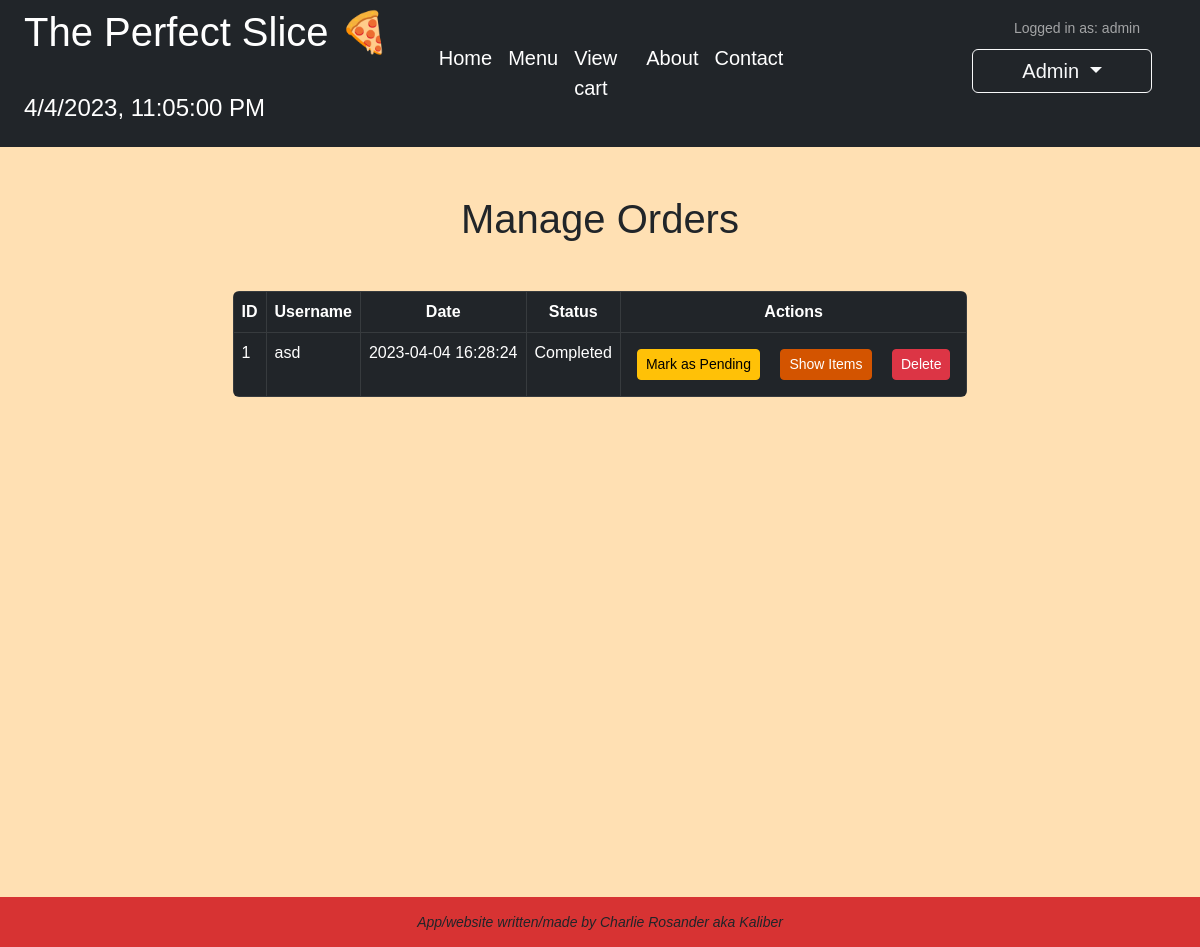
The app's page /orders (signed in), older data.
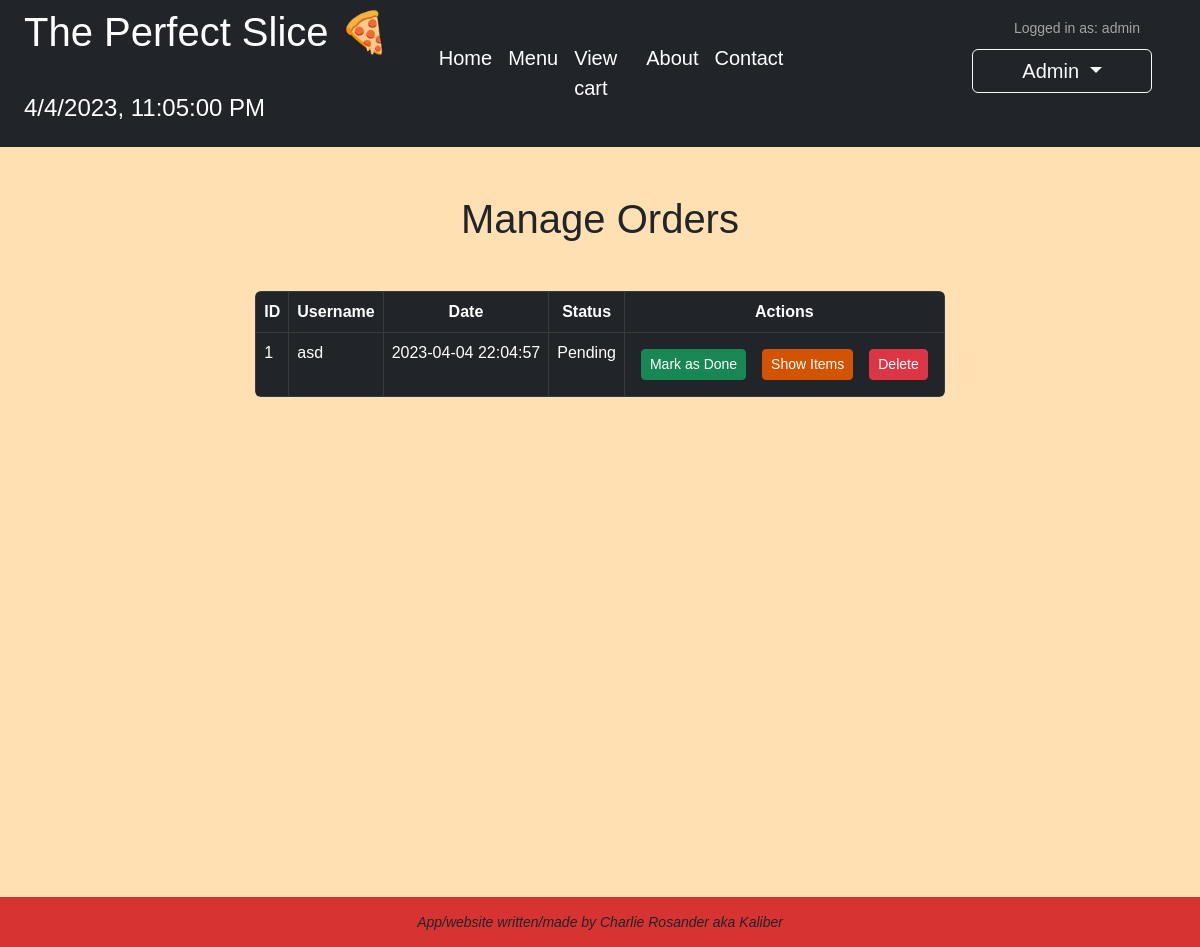
The same page, newer data.
### app.py (models this page shows)
class Orders(db.Model):
    id = db.Column(db.Integer, primary_key=True)
    username = db.Column(db.String(80), nullable=False)
    date = db.Column(db.String(80), nullable=False)
    completed = db.Column(db.Boolean, default=False, nullable=False)
    items = db.relationship('OrderItems', cascade="all, delete", backref='order')

### app.py (the view)
@app.route('/orders')
def orders():
    if session.get('user') == 'admin':
        orders = Orders.query.all()
        return render_template('orders.html', orders=orders)
    else:
        return redirect(url_for('login'))

### templates/orders.html (shortened to what this page needs)
{% extends "index.html" %}
{% block content %}
<section class="intro">
    <div class="gradient-custom-2 my-5 ">
        <div class="mask d-flex align-items-center">
            <div class="container">
                <div class="row justify-content-center">
                    <div class="col-12">
                        <h1 class="text-center text mb-5">Manage Orders</h1>
                        <div class="table-responsive rounded">
                            <table class="table table-dark table-bordered mb-0">
                                <thead>
                                    <tr>
                                        <th>ID</th>
                                        <th>Username</th>
                                        <th>Date</th>
                                        <th>Status</th>
                                        <th>Actions</th>
                                    </tr>
                                </thead>
                                <tbody>
                                    {% for order in orders %}
                                    <tr>
                                        <td>{{ order.id }}</td>
                                        <td>{{ order.username }}</td>
                                        <td>{{ order.date }}</td>
                                        {% if not order.completed %}
                                        <td>Pending</td>
                                        {% else %}
                                        <td>Completed</td>
                                        {% endif %}
                                        <td>
                                            <div class="action-buttons">
                                                {% if not order.completed %}
                                                <form action="{{ url_for('mark_order_as_done', order_id=order.id) }}"
                                                    method="post">
                                                    <button type="submit" class="btn btn-success btn-sm mx-2 my-2">
                                                        Mark as Done
                                                    </button>
                                                </form>
                                                {% else %}
                                                <form action="{{ url_for('mark_order_as_pending', order_id=order.id) }}"
                                                    method="post">
                                                    <button type="submit" class="btn btn-warning btn-sm mx-2 my-2">
                                                        Mark as Pending
                                                    </button>
                                                {% endif %}
                                                <button type="button"
                                                    class="btn btn-primary btn-sm show-items mx-2 my-2"
                                                    data-bs-toggle="collapse" data-bs-target="#items-{{ order.id }}"
                                                    data-order-id="{{ order.id }}">Show Items
                                                </button>
                                                <form action="{{ url_for('delete_order', order_id=order.id) }}"
                                                    method="post">
                                                    <button type="submit" class="btn btn-danger btn-sm mx-2 my-2">
                                                        Delete
                                                    </button>
                                                </form>
                                            </div>
                                        </td>
                                    </tr>
                                    {% endfor %}
                                </tbody>
                            </table>
                        </div>
                    </div>
                </div>
            </div>
        </div>
    </div>
</section>
{% endblock %}

### templates/index.html (shortened to what this page needs)
{% extends "layout.html" %}

### templates/layout.html (shortened to what this page needs)
<!DOCTYPE html>
<html lang="en">
<head>
    <link href="https://cdn.jsdelivr.net/npm/bootstrap@5.3.0-alpha1/dist/css/bootstrap.min.css" rel="stylesheet"
>
    <link rel="stylesheet" href="/static/stylesheet.css">
</head>
<body>
    <header id="header">
        <nav class="navbar navbar-expand-lg navbar-dark bg-dark">
            <div class="container-fluid" id="col-container">
                <div class="row w-100 h-100 mx-auto align-content-center">
                    <div class="col">
                        <a class="navbar-brand" href="{{ url_for('index') }}">
                            <h1>The Perfect Slice 🍕</h1>
                        </a>
                        <div id="timeanddate" style="min-height: 28.8px; min-width: 382.783px;">
                            <h4>
                                <p id="current-datetime"></p>
                            </h4>
                        </div>
                    </div>
                    <div class="col d-flex justify-content-center align-content-center">
                        <div class="d-flex">
                            <div class="collapse navbar-collapse" id="navbarNav">
                                <ul class="navbar-nav">
                                    <li class="nav-item">
                                        <a class="nav-link active fs-5" aria-current="page"
                                            href="{{ url_for('index') }}">Home</a>
                                    </li>
                                    <li class="nav-item">
                                        <a class="nav-link active fs-5" aria-current="page"
                                            href="{{ url_for('menu') }}">Menu</a>
                                    </li>
                                    <li class="nav-item">
                                        <a class="nav-link active fs-5" aria-current="page"
                                            href="{{ url_for('cart') }}">View
                                            cart</a>
                                    </li>
                                    <li class="nav-item">
                                        <a class="nav-link active fs-5" aria-current="page"
                                            href="{{ url_for('about') }}">About</a>
                                    </li>
                                    <li class="nav-item">
                                        <a class="nav-link active fs-5" aria-current="page"
                                            href="{{ url_for('contact') }}">Contact</a>
                                    </li>
                                </ul>
                            </div>
                        </div>
                    </div>
                    <div class="col">
                        <div class="d-grid mx-3">
                            <div class="d-grid ms-auto">
                                <small id="logged-in-div">
                                    {% if session.get("user") %}
                                    Logged in as:
                                    {% if session.get("user") %}
                                    {{ session["user"] }}
                                    {% endif %}
                                    {% else %}
                                    Not logged in
                                    {% endif %}
                                </small>
                            </div>
                            {% if not "admin" in session["user"] %}
                            <span class="dropdown ms-auto">
                                <button class="btn btn-outline-light me-2 dropdown-toggle" type="button"
                                    id="dropdownMenuButton1" data-bs-toggle="dropdown" aria-expanded="false">
                                    Profile
                                </button>
                                <ul class="dropdown-menu" aria-labelledby="dropdownMenuButton1">
                                    <li><a class="dropdown-item" href="cart">View cart</a></li>
                                    {% if "guest" in session.get("user", "") %}
                                    <li><a class="dropdown-item" href="signup">Register</a></li>
                                    <li><a class="dropdown-item" href="logout">Log out</a></li>
                                    {% else %}
                                    <li><a class="dropdown-item" href="profile">Profile</a></li>
                                    <li><a class="dropdown-item" href="logout">Log out</a></li>
                                    {% endif %}
                                </ul>
                            </span>
                            {% elif "admin" in session["user"] %}
                            <span class="dropdown ms-auto">
                                <button class="btn btn-outline-light me-2 dropdown-toggle" type="button"
                                    id="dropdownMenuButton1" data-bs-toggle="dropdown" aria-expanded="false">
                                    Admin
                                </button>
                            </span>
                            {% endif %}
                        </div>
                    </div>
                </div>
            </div>
        </nav>
    </header>
    <div id="bodypage" class="d-grid justify-content-center">
        {% block content %}
        {% endblock %}
    </div>
    <footer class="fixed-bottom" id="footertext">
        <div class="d-flex">
            <em><small>App/website written/made by Charlie Rosander aka Kaliber</small></em>
        </div>
    </footer>
</body>
</html>

### static/stylesheet.css (style rules this page uses)
#dropdownMenuButton1 { width: 180px; font-size: 20px; }
#logged-in-div { background-color: inherit; padding: 10px; border-radius: 5px; margin-right: 10px; opacity: 0.7; color: #dadada; }
#timeanddate { color: white; }
body { height: 100%; width: 100%; }
#bodypage { display: flex; justify-content: center; min-height: 100%; padding-bottom: 100px; }
#footertext { display: grid; align-items: center; justify-content: center; display: flex; height: 50px; background-color: #d73333; }
body { background-color: #ffe0b3; font-family: Arial, sans-serif; }
.btn-primary { border-color: #d35400; color: white; background-color: #d35400; ; }
html, body, .intro { height: 100%; }
table td, table th { text-overflow: ellipsis; white-space: nowrap; overflow: hidden; }
th { text-align: center; }
.action-buttons { display: flex; justify-content: flex-end; }

Row changes from the older to the newer data that the page shows:
changed Orders "asd": date "2023-04-04 16:28:24" → "2023-04-04 22:04:57"; completed "Completed Mark as Pending" → "Pending Mark as Done"
